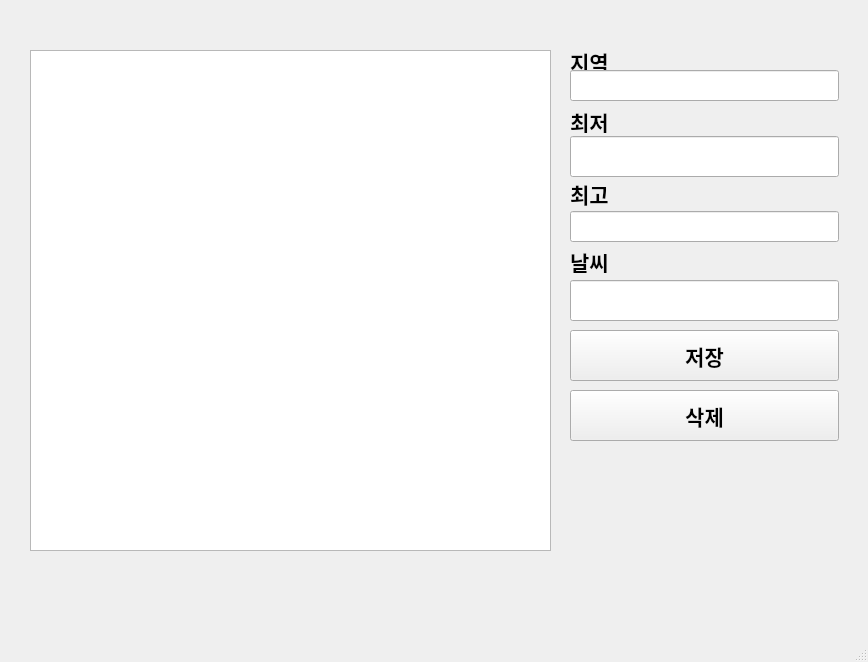
<?xml version="1.0" encoding="UTF-8"?>
<ui version="4.0">
 <class>MainWindow</class>
 <widget class="QMainWindow" name="MainWindow">
  <property name="geometry">
   <rect>
    <x>0</x>
    <y>0</y>
    <width>868</width>
    <height>662</height>
   </rect>
  </property>
  <property name="windowTitle">
   <string>MainWindow</string>
  </property>
  <widget class="QWidget" name="centralwidget">
   <widget class="QTableWidget" name="table">
    <property name="geometry">
     <rect>
      <x>30</x>
      <y>50</y>
      <width>521</width>
      <height>501</height>
     </rect>
    </property>
    <property name="font">
     <font>
      <family>G마켓 산스 TTF Bold</family>
      <pointsize>16</pointsize>
      <weight>75</weight>
      <bold>true</bold>
     </font>
    </property>
   </widget>
   <widget class="QPushButton" name="button">
    <property name="geometry">
     <rect>
      <x>570</x>
      <y>330</y>
      <width>269</width>
      <height>51</height>
     </rect>
    </property>
    <property name="font">
     <font>
      <family>G마켓 산스 TTF Bold</family>
      <pointsize>16</pointsize>
      <weight>75</weight>
      <bold>true</bold>
     </font>
    </property>
    <property name="text">
     <string>저장</string>
    </property>
   </widget>
   <widget class="QLabel" name="label">
    <property name="geometry">
     <rect>
      <x>570</x>
      <y>50</y>
      <width>269</width>
      <height>23</height>
     </rect>
    </property>
    <property name="font">
     <font>
      <family>G마켓 산스 TTF Bold</family>
      <pointsize>16</pointsize>
      <weight>75</weight>
      <bold>true</bold>
     </font>
    </property>
    <property name="text">
     <string>지역</string>
    </property>
   </widget>
   <widget class="QLabel" name="label_2">
    <property name="geometry">
     <rect>
      <x>570</x>
      <y>110</y>
      <width>269</width>
      <height>23</height>
     </rect>
    </property>
    <property name="font">
     <font>
      <family>G마켓 산스 TTF Bold</family>
      <pointsize>16</pointsize>
      <weight>75</weight>
      <bold>true</bold>
     </font>
    </property>
    <property name="text">
     <string>최저</string>
    </property>
   </widget>
   <widget class="QLabel" name="label_3">
    <property name="geometry">
     <rect>
      <x>570</x>
      <y>182</y>
      <width>40</width>
      <height>24</height>
     </rect>
    </property>
    <property name="font">
     <font>
      <family>G마켓 산스 TTF Bold</family>
      <pointsize>16</pointsize>
      <weight>75</weight>
      <bold>true</bold>
     </font>
    </property>
    <property name="text">
     <string>최고</string>
    </property>
   </widget>
   <widget class="QLabel" name="label_4">
    <property name="geometry">
     <rect>
      <x>570</x>
      <y>250</y>
      <width>269</width>
      <height>23</height>
     </rect>
    </property>
    <property name="font">
     <font>
      <family>G마켓 산스 TTF Bold</family>
      <pointsize>16</pointsize>
      <weight>75</weight>
      <bold>true</bold>
     </font>
    </property>
    <property name="text">
     <string>날씨</string>
    </property>
   </widget>
   <widget class="QLineEdit" name="edit1">
    <property name="geometry">
     <rect>
      <x>570</x>
      <y>70</y>
      <width>269</width>
      <height>31</height>
     </rect>
    </property>
    <property name="font">
     <font>
      <family>G마켓 산스 TTF Bold</family>
      <pointsize>16</pointsize>
      <weight>75</weight>
      <bold>true</bold>
     </font>
    </property>
   </widget>
   <widget class="QLineEdit" name="edit2">
    <property name="geometry">
     <rect>
      <x>570</x>
      <y>136</y>
      <width>269</width>
      <height>41</height>
     </rect>
    </property>
    <property name="font">
     <font>
      <family>G마켓 산스 TTF Bold</family>
      <pointsize>16</pointsize>
      <weight>75</weight>
      <bold>true</bold>
     </font>
    </property>
   </widget>
   <widget class="QLineEdit" name="edit3">
    <property name="geometry">
     <rect>
      <x>570</x>
      <y>211</y>
      <width>269</width>
      <height>31</height>
     </rect>
    </property>
    <property name="font">
     <font>
      <family>G마켓 산스 TTF Bold</family>
      <pointsize>16</pointsize>
      <weight>75</weight>
      <bold>true</bold>
     </font>
    </property>
   </widget>
   <widget class="QLineEdit" name="edit4">
    <property name="geometry">
     <rect>
      <x>570</x>
      <y>280</y>
      <width>269</width>
      <height>41</height>
     </rect>
    </property>
    <property name="font">
     <font>
      <family>G마켓 산스 TTF Bold</family>
      <pointsize>16</pointsize>
      <weight>75</weight>
      <bold>true</bold>
     </font>
    </property>
   </widget>
   <widget class="QPushButton" name="button2">
    <property name="geometry">
     <rect>
      <x>570</x>
      <y>390</y>
      <width>269</width>
      <height>51</height>
     </rect>
    </property>
    <property name="font">
     <font>
      <family>G마켓 산스 TTF Bold</family>
      <pointsize>16</pointsize>
      <weight>75</weight>
      <bold>true</bold>
     </font>
    </property>
    <property name="text">
     <string>삭제</string>
    </property>
   </widget>
  </widget>
  <widget class="QMenuBar" name="menubar">
   <property name="geometry">
    <rect>
     <x>0</x>
     <y>0</y>
     <width>868</width>
     <height>21</height>
    </rect>
   </property>
  </widget>
  <widget class="QStatusBar" name="statusbar"/>
 </widget>
 <resources/>
 <connections/>
</ui>
